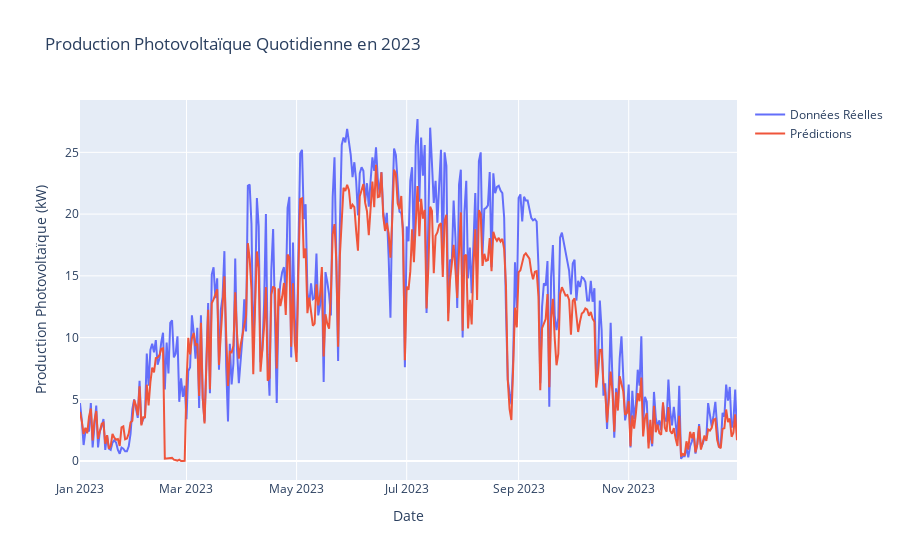

This figure's notebook cell:
### Code cell
import plotly.graph_objects as go

# Création d'une figure vide
fig = go.Figure()

# Ajout de la ligne pour new_df
fig.add_trace(go.Scatter(x=new_df.index, y=new_df['Photovoltaïque'], mode='lines', name='Données Réelles'))

# Ajout de la ligne pour pred, en supposant que pred a une colonne qui s'appelle par exemple 'Prediction'
fig.add_trace(go.Scatter(x=pred.index, y=pred['Prediction'], mode='lines', name='Prédictions'))

# Mise à jour des titres et des axes
fig.update_layout(title='Production Photovoltaïque Quotidienne en 2023',
                  xaxis_title='Date',
                  yaxis_title='Production Photovoltaïque (kW)')

# Affichage de la figure
fig.show()

### Figure 1 — Plotly figure (JSON) as saved in the notebook; plotly's stock layout.template omitted (floating-point values rounded to 4 significant figures; data arrays with more than 128 entries replaced by an {"elided": "..."} marker saying what was removed)
{"data": [{"mode": "lines", "name": "Données Réelles", "x": {"elided": "365 str values"}, "y": {"elided": "365 float values"}, "type": "scatter"}, {"mode": "lines", "name": "Prédictions", "x": {"elided": "365 str values"}, "y": {"elided": "365 float values"}, "type": "scatter"}], "layout": {"title": {"text": "Production Photovoltaïque Quotidienne en 2023"}, "xaxis": {"title": {"text": "Date"}}, "yaxis": {"title": {"text": "Production Photovoltaïque (kW)"}}}}
